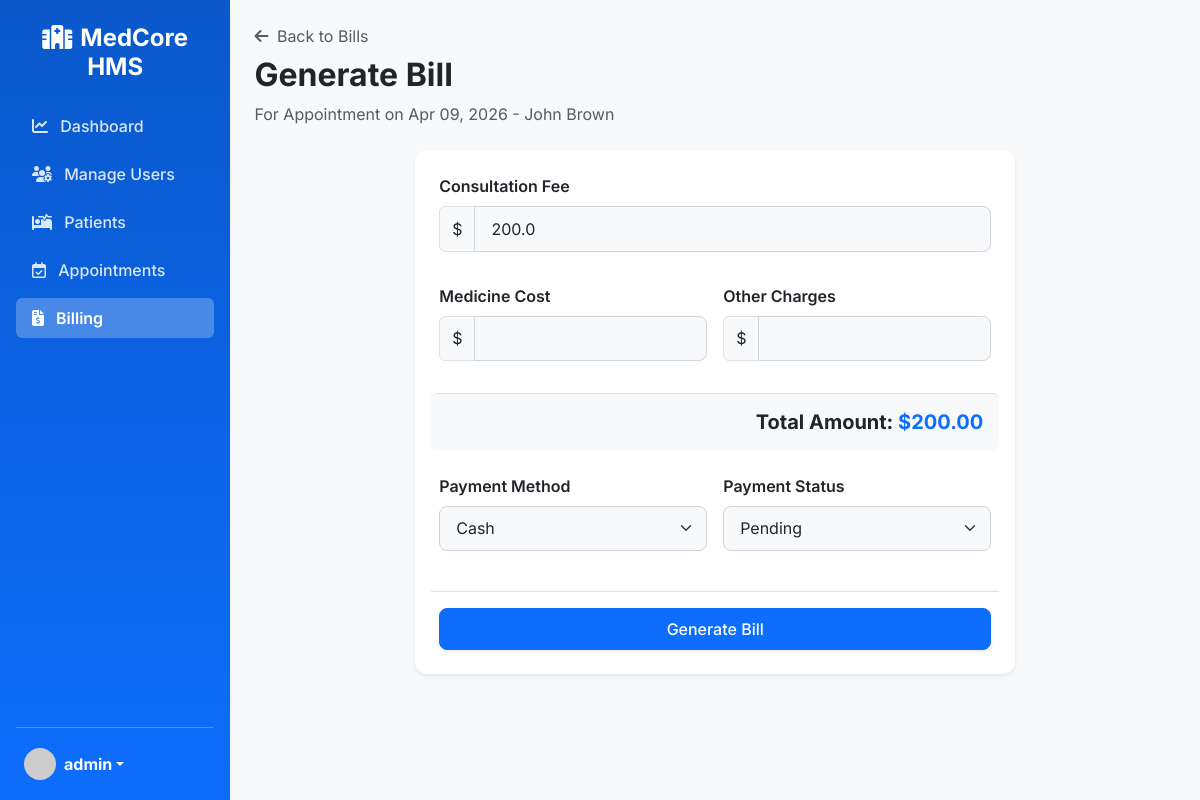
Screenshot of /billing/generate/1 (signed in) with the database file from the repository.
### app/models.py (models this page shows, shortened)
class User(UserMixin, db.Model):
    __tablename__ = 'users'
    id = db.Column(db.Integer, primary_key=True)
    username = db.Column(db.String(64), unique=True, index=True)
    email = db.Column(db.String(120), unique=True, index=True)
    password_hash = db.Column(db.String(128))
    role = db.Column(db.String(20), nullable=False) # 'admin', 'doctor', 'receptionist'
    created_at = db.Column(db.DateTime, default=datetime.utcnow)
    last_login = db.Column(db.DateTime)
    doctor_profile = db.relationship('Doctor', backref='user', uselist=False, cascade="all, delete-orphan")
    patient_profile = db.relationship('Patient', backref='user', uselist=False, cascade="all, delete-orphan")

class Appointment(db.Model):
    __tablename__ = 'appointments'
    id = db.Column(db.Integer, primary_key=True)
    patient_id = db.Column(db.Integer, db.ForeignKey('patients.id'), nullable=False)
    doctor_id = db.Column(db.Integer, db.ForeignKey('doctors.id'), nullable=False)
    appointment_date = db.Column(db.Date, nullable=False)
    appointment_time = db.Column(db.Time, nullable=False)
    status = db.Column(db.String(20), default='scheduled') # 'scheduled', 'completed', 'cancelled', 'no-show'
    symptoms = db.Column(db.Text)
    created_at = db.Column(db.DateTime, default=datetime.utcnow)
    notes = db.Column(db.Text)
    prescription = db.relationship('Prescription', backref='appointment', uselist=False)
    billing = db.relationship('Billing', backref='appointment', uselist=False)

class Patient(db.Model):
    __tablename__ = 'patients'
    id = db.Column(db.Integer, primary_key=True)
    user_id = db.Column(db.Integer, db.ForeignKey('users.id'), nullable=True) # Optional link to user login if patients can login
    first_name = db.Column(db.String(64), nullable=False)
    last_name = db.Column(db.String(64), nullable=False)
    date_of_birth = db.Column(db.Date)
    gender = db.Column(db.String(10))
    blood_group = db.Column(db.String(5))
    phone = db.Column(db.String(20))
    address = db.Column(db.Text)
    emergency_contact = db.Column(db.String(100))
    medical_history = db.Column(db.Text)
    created_at = db.Column(db.DateTime, default=datetime.utcnow)
    appointments = db.relationship('Appointment', backref='patient', lazy='dynamic')
    bills = db.relationship('Billing', backref='patient', lazy='dynamic')
    medical_records = db.relationship('MedicalRecord', backref='patient', lazy='dynamic')

class Doctor(db.Model):
    __tablename__ = 'doctors'
    id = db.Column(db.Integer, primary_key=True)
    user_id = db.Column(db.Integer, db.ForeignKey('users.id'), nullable=False)
    specialization = db.Column(db.String(100), nullable=False)
    qualification = db.Column(db.String(255))
    experience_years = db.Column(db.Integer)
    consultation_fee = db.Column(db.Float)
    available_days = db.Column(db.String(255)) # Store as JSON e.g. ["Mon", "Tue"]
    available_time_start = db.Column(db.Time)
    available_time_end = db.Column(db.Time)
    room_number = db.Column(db.String(20))
    appointments = db.relationship('Appointment', backref='doctor', lazy='dynamic')
    medical_records = db.relationship('MedicalRecord', backref='doctor', lazy='dynamic')

### app/blueprints/billing.py (the view, shortened to what this page needs)
@billing_bp.route('/generate/<int:appointment_id>', methods=['GET', 'POST'])
@login_required
@role_required(['admin', 'receptionist'])
def generate_bill(appointment_id):
    appointment = Appointment.query.get_or_404(appointment_id)
    if appointment.billing:
        flash("Bill already generated for this appointment.", "warning")
        return redirect(url_for('billing_bp.list_bills'))
    form = BillingForm()
    if request.method == 'GET':
        form.consultation_fee.data = appointment.doctor.consultation_fee
    return render_template('billing/form.html', form=form, appointment=appointment)

### app/forms.py
class BillingForm(FlaskForm):
    consultation_fee = FloatField('Consultation Fee', validators=[Optional(), NumberRange(min=0)])
    medicine_cost = FloatField('Medicine Cost', validators=[Optional(), NumberRange(min=0)])
    other_charges = FloatField('Other Charges', validators=[Optional(), NumberRange(min=0)])
    payment_method = SelectField('Payment Method', choices=[('cash', 'Cash'), ('card', 'Card'), ('insurance', 'Insurance')], validators=[DataRequired()])
    payment_status = SelectField('Payment Status', choices=[('pending', 'Pending'), ('paid', 'Paid'), ('partially_paid', 'Partially Paid')], validators=[DataRequired()])
    submit = SubmitField('Generate Bill')

### app/models.py (called while the page is built)
@login_manager.user_loader
def load_user(user_id):
    return User.query.get(int(user_id))

### app/templates/billing/form.html (shortened to what this page needs)
{% extends "base.html" %}
{% block content %}
<div class="mb-4">
    <a href="{{ url_for('billing_bp.list_bills') }}" class="text-decoration-none text-muted"><i class="fa-solid fa-arrow-left me-1"></i> Back to Bills</a>
    <h2 class="fw-bold text-dark mt-2">Generate Bill</h2>
    <p class="text-muted">For Appointment on {{ appointment.appointment_date.strftime('%b %d, %Y') }} - {{ appointment.patient.first_name }} {{ appointment.patient.last_name }}</p>
</div>
<div class="card p-4 mx-auto shadow-sm border-0" style="max-width: 600px;">
    <form method="POST" action="">
        <div class="row g-3">
            <div class="col-md-12 mb-3">
                {{ form.consultation_fee.label(class="form-label fw-semibold") }}
                <div class="input-group">
                    <span class="input-group-text">$</span>
                    {{ form.consultation_fee(class="form-control bg-light amount-calc", type="number", step="0.01") }}
                </div>
            </div>
            <div class="col-md-6 mb-3">
                {{ form.medicine_cost.label(class="form-label fw-semibold") }}
                <div class="input-group">
                    <span class="input-group-text">$</span>
                    {{ form.medicine_cost(class="form-control bg-light amount-calc", type="number", step="0.01") }}
                </div>
            </div>
            <div class="col-md-6 mb-3">
                {{ form.other_charges.label(class="form-label fw-semibold") }}
                <div class="input-group">
                    <span class="input-group-text">$</span>
                    {{ form.other_charges(class="form-control bg-light amount-calc", type="number", step="0.01") }}
                </div>
            </div>
            <div class="col-12 border-top pt-3 pb-3 bg-light rounded text-end px-3">
                <h5 class="mb-0 fw-bold">Total Amount: <span id="total_display" class="text-primary">$0.00</span></h5>
            </div>
            <div class="col-md-6 mb-3 mt-4">
                {{ form.payment_method.label(class="form-label fw-semibold") }}
                {{ form.payment_method(class="form-select bg-light") }}
            </div>
            <div class="col-md-6 mb-3 mt-4">
                {{ form.payment_status.label(class="form-label fw-semibold") }}
                {{ form.payment_status(class="form-select bg-light") }}
            </div>
            <div class="col-12 text-end mt-4 pt-3 border-top">
                {{ form.submit(class="btn btn-primary px-4 shadow-sm w-100") }}
            </div>
        </div>
    </form>
</div>
{% endblock %}

### app/templates/base.html (shortened to what this page needs)
<!DOCTYPE html>
<html lang="en">
<head>
    <link href="https://cdn.jsdelivr.net/npm/bootstrap@5.3.0/dist/css/bootstrap.min.css" rel="stylesheet">
    <link rel="stylesheet" href="https://cdnjs.cloudflare.com/ajax/libs/font-awesome/6.4.0/css/all.min.css">
    <link rel="stylesheet" href="https://cdn.datatables.net/1.13.4/css/dataTables.bootstrap5.min.css">
    <link rel="stylesheet" href="{{ url_for('static', filename='css/style.css') }}">
</head>
<body class="bg-light">
    <div id="wrapper" class="d-flex">
        {% if current_user.is_authenticated %}
        <nav id="sidebar" class="bg-primary text-white p-3 vh-100 position-sticky top-0 shadow-sm d-flex flex-column">
            <h4 class="mb-4 text-center mt-2 fw-bold text-white"><i class="fa-solid fa-hospital me-2"></i>MedCore HMS</h4>
            <ul class="nav flex-column mb-auto">
                {% if current_user.role == 'admin' %}
                <li class="nav-item mb-2">
                    <a href="{{ url_for('admin_bp.dashboard') }}" class="nav-link text-white sidebar-link rounded {% if request.endpoint == 'admin_bp.dashboard' %}active{% endif %}">
                        <i class="fa-solid fa-chart-line me-2"></i> Dashboard
                    </a>
                </li>
                <li class="nav-item mb-2">
                    <a href="{{ url_for('admin_bp.manage_users') }}" class="nav-link text-white sidebar-link rounded {% if request.endpoint == 'admin_bp.manage_users' %}active{% endif %}">
                        <i class="fa-solid fa-users-gear me-2"></i> Manage Users
                    </a>
                </li>
                {% endif %}
                {% if current_user.role in ['admin', 'doctor', 'receptionist'] %}
                <li class="nav-item mb-2">
                    <a href="{{ url_for('patient_bp.list_patients') }}" class="nav-link text-white sidebar-link rounded {% if 'patient_bp' in request.endpoint %}active{% endif %}">
                        <i class="fa-solid fa-bed-pulse me-2"></i> Patients
                    </a>
                </li>
                <li class="nav-item mb-2">
                    <a href="{{ url_for('appointment_bp.list_appointments') }}" class="nav-link text-white sidebar-link rounded {% if 'appointment_bp' in request.endpoint %}active{% endif %}">
                        <i class="fa-regular fa-calendar-check me-2"></i> Appointments
                    </a>
                </li>
                {% endif %}
                {% if current_user.role in ['admin', 'receptionist'] %}
                <li class="nav-item mb-2">
                    <a href="{{ url_for('billing_bp.list_bills') }}" class="nav-link text-white sidebar-link rounded {% if 'billing_bp' in request.endpoint %}active{% endif %}">
                        <i class="fa-solid fa-file-invoice-dollar me-2"></i> Billing
                    </a>
                </li>
                {% endif %}
            </ul>
            <hr class="mt-auto">
            <div class="dropdown">
                <a href="#" class="d-flex align-items-center text-white text-decoration-none dropdown-toggle px-2 py-1" id="dropdownUser1" data-bs-toggle="dropdown" aria-expanded="false">
                    <img src="https://ui-avatars.com/api/?name={{ current_user.username }}&background=EBF4FF&color=1e40af" alt="" width="32" height="32" class="rounded-circle me-2">
                    <strong>{{ current_user.username }}</strong>
                </a>
            </div>
        </nav>
        {% endif %}
        <main class="w-100 flex-grow-1 p-4" style="min-height: 100vh;">
            <div class="toast-container position-fixed top-0 end-0 p-3" style="z-index: 1055;">
            </div>
            {% block content %}{% endblock %}
        </main>
    </div>
</body>
</html>

### app/static/css/style.css (style rules this page uses)
:root { --primary-color: #0d6efd; --primary-dark: #0a58ca; --bg-light: #f8f9fa; --text-dark: #212529; }
body { font-family: 'Inter', sans-serif; background-color: #f4f7f6 !important; }
#sidebar { width: 280px; background: linear-gradient(180deg, var(--primary-dark) 0%, var(--primary-color) 100%) !important; transition: all 0.3s; }
.sidebar-link { transition: background-color 0.2s, color 0.2s; font-weight: 500; opacity: 0.85; }
.sidebar-link.active { background-color: rgba(255, 255, 255, 0.25); font-weight: 600; opacity: 1; }
.card { border: none; border-radius: 12px; box-shadow: 0 4px 6px -1px rgba(0, 0, 0, 0.05), 0 2px 4px -1px rgba(0, 0, 0, 0.03); transition: transform 0.2s; }
.form-control, .form-select { border-radius: 8px; border: 1px solid #ced4da; padding: 0.6rem 1rem; }
.btn { border-radius: 8px; padding: 0.5rem 1.2rem; font-weight: 500; }

### rows the page displays
User: username "admin"
Appointment: appointment_date "Apr 09, 2026"
Patient: patient.first_name "John", patient.last_name "Brown"
Doctor: consultation_fee "200.0"
